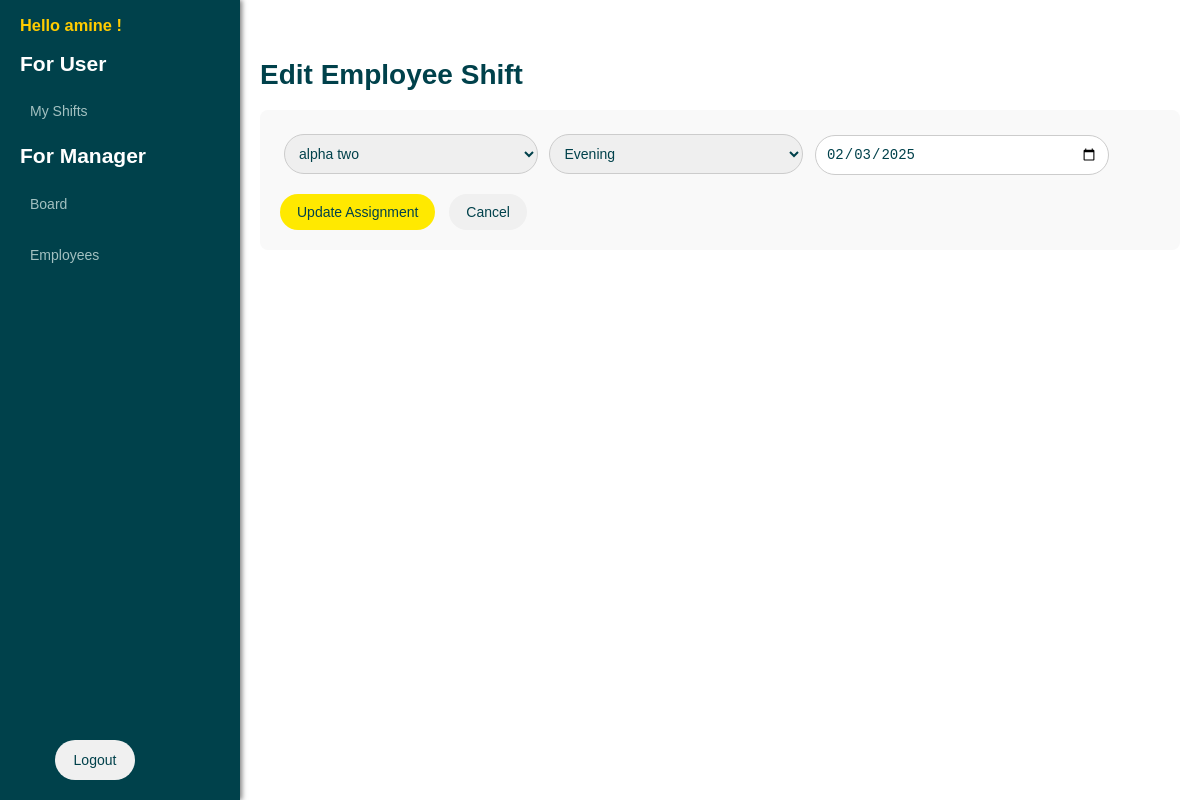
The app's page /employee_shifts/edit/52 (signed in) with its own data.
### tables this page shows
CREATE TABLE "users" (
            id INTEGER PRIMARY KEY AUTOINCREMENT,
            username TEXT NOT NULL UNIQUE,
            password_hash TEXT NOT NULL,
            employee_id INTEGER,
            is_active BOOLEAN NOT NULL DEFAULT 1,
            role TEXT NOT NULL DEFAULT 'adc_employee',
            FOREIGN KEY (employee_id) REFERENCES "employees_old"(id) ON DELETE SET NULL
        );

CREATE TABLE employee_shift (
                id INTEGER PRIMARY KEY AUTOINCREMENT,
                employee_id INTEGER NOT NULL,
                shift_id INTEGER NOT NULL,
                date DATE NOT NULL,
                actual_start_time TIME,
                actual_end_time TIME,
                overtime_hours TEXT DEFAULT '00:00',
                request_status TEXT DEFAULT 'NONE', start_time TEXT DEFAULT '00:00', end_time TEXT DEFAULT '00:00', shift_type TEXT DEFAULT 'Regular', custom_details TEXT DEFAULT NULL, approval_status TEXT DEFAULT 'Approved',
                FOREIGN KEY (employee_id) REFERENCES "employees_old"(id),
                FOREIGN KEY (shift_id) REFERENCES shifts(id)
            );

CREATE TABLE "shifts" (
            id INTEGER PRIMARY KEY AUTOINCREMENT,
            name TEXT NOT NULL,
            start_time TEXT,
            end_time TEXT,
            bg_color TEXT NOT NULL,
            text_color TEXT DEFAULT '#000000',
            is_active BOOLEAN NOT NULL DEFAULT 1
        );

### app/routes/employee_shift.py (the view, shortened to what this page needs)
@employee_shift_bp.route('/edit/<int:id>', methods=['GET', 'POST'])
def edit_assignment(id):
    employee_shift = employee_shift_service.get_employee_shift(id)
    employees = employee_service.get_all_employees()
    shifts = shift_service.get_all_shifts()
    return render_template('employee_shifts/edit_employee_shift.html',
                           employee_shift=employee_shift,
                           employees=employees,
                           shifts=shifts)

### app/database/db.py (called while the page is built)
def get_db():
    db = sqlite3.connect(Config.DATABASE)
    db.row_factory = sqlite3.Row
    return db

### app/models/employee.py (called while the page is built)
    @property
    def fullname(self):
        return f'{self.first} {self.last}'

### app/models/user.py (called while the page is built)
    @property
    def is_authenticated(self):
        return True

    def is_manager(self):
        return self.role == 'manager'

### app/services/employee_service.py (called while the page is built)
def get_all_employees():
    db = get_db()
    try:
        rows = db.execute('SELECT * FROM employees').fetchall()
        return [Employee(row['first_name'], row['last_name'], row['team'], row['id']) for row in rows]
    except Exception as e:
        print(f"Error fetching employees: {e}")
        return []
    finally:
        db.close()

### app/services/shift_service.py (called while the page is built)
def get_all_shifts():
    db = get_db()
    try:
        rows = db.execute('SELECT * FROM shifts').fetchall()
        return [
            Shift(row['name'], row['bg_color'], row['text_color'], row['start_time'], row['end_time'],
                  row['id'], row['is_active']) for row in rows
        ]
    except Exception as e:
        print(f"Error fetching shifts: {e}")
        return []
    finally:
        db.close()

### app/services/user_service.py (called while the page is built)
def get_user_by_id(user_id):
    db = get_db()
    try:
        row = db.execute('SELECT * FROM users WHERE id = ?', (user_id, )).fetchone()
        if row:
            print(f"User data: id={row[0]}, username={row[1]}, employee_id={row[3]}, is_active={row[4]}, role={row[5]}")
            return User(row[0], row[1], row[2], row[3], row[4], row[5])
    except Exception as e:
        print("get_user_by_id: User not found")
        return False
    finally:
        db.close()

### app/utils/time_utils.py (called while the page is built)
def format_time(time_str):
    if time_str:
        time_obj = datetime.strptime(time_str, '%H:%M')
        return time_obj.strftime('%I:%M %p')
    return None

### app/templates/employee_shifts/edit_employee_shift.html
{% extends 'layout.html' %}
{% block title %}<h1>Edit Employee Shift</h1>{% endblock %}
{% block content %}
<form action="{{ url_for('employee_shift.edit_assignment', id=employee_shift.employee_shift.id) }}" method="post">
    <div class="form-group">
        <select name="employee_id" required>
            {% for employee in employees %}
                <option value="{{ employee.id }}" {% if employee.id == employee_shift.employee_shift.employee_id %}selected{% endif %}>
                    {{ employee.fullname }}
                </option>
            {% endfor %}
        </select>
        <select name="shift_id" required>
            {% for shift in shifts %}
                <option value="{{ shift.id }}" {% if shift.id == employee_shift.employee_shift.shift_id %}selected{% endif %}>
                    {{ shift.name }}
                </option>
            {% endfor %}
        </select>
        <input type="date" name="date" value="{{ employee_shift.employee_shift.date }}" required>
    </div>
    <button type="submit">Update Assignment</button>
    <a href="{{ url_for('employee_shift.index') }}" class="cancel-button">Cancel</a>
</form>
{% endblock %}

### app/templates/sidebar.html (shortened to what this page needs)
<div class="sidebar">
    <h3>Hello {{ current_user.username }} !</h3>
    <h2>For User</h2>
    <ul>
        <li><a href="{{ url_for('my_shifts.index') }}" class="{% if active == 'my_shifts' %}active{% endif %} menu-item">My Shifts</a></li>
    </ul>
    <h2>For Manager</h2>
    <ul>
        <li><a href="{{ url_for('board.index') }}" class="{% if active == 'board' %}active{% endif %} menu-item">Board</a></li>
        <li><a href="{{ url_for('employees.index') }}" class="{% if active == 'employees' %}active{% endif %} menu-item">Employees</a></li>
    </ul>
    <div class="logout">
        {% if current_user.is_authenticated %}
            <a href="{{ url_for('auth.logout') }}" class="logout-button" title="Logout">Logout</a>
        {% else %}
            <a href="{{ url_for('auth.login') }}">Login</a>
        {% endif %}
    </div>
</div>

### app/static/css/styles.css (style rules this page uses)
body { font-family: 'Arial', sans-serif; margin: 0; padding: 0; background-color: #ffffff; color: #00414B; }
h1, h2, h3, p { color: #00414B; }

### app/static/css/button.css (style rules this page uses)
form button, .delete-button, .cancel-button, .edit-button, .logout-button, .yellow-button, .blue-button { border-radius: 25px; border: none; cursor: pointer; text-decoration: none; display: inline-block; }
form button { background-color: #FFE900; color: #00414B; }
.cancel-button, .edit-button, .logout-button { background-color: #f0f0f0; color: #00414B; margin-left: 10px; }

### app/static/css/form.css (style rules this page uses)
form { background-color: #f9f9f9; padding: 20px; border-radius: 8px; }
.form-group { margin-bottom: 15px; }
form input[type="text"], form input[type="password"], form input[type="date"], form input[type="time"], form select { font-size: 14px; color: #00414B; width: calc(100% - 20px); max-width: calc(30ch + 20px); padding: 10px; margin: 4px; border-radius: 25px; border: 1px solid #ccc; }

### app/static/css/list.css (style rules this page uses)
ul { list-style-type: none; padding: 0; margin: 0; width: 95% ; }

### app/static/css/login.css (style rules this page uses)
ul { list-style-type: none; padding-left: 0; }
.logout { max-width: 140px; margin-top: auto; margin-bottom: 20px; text-align: center; }
.logout-button { border: 2px solid transparent; transition: all 0.2s ease; }
.logout a { color: #00414B; text-decoration: none; }

### app/static/css/sidebar.css (style rules this page uses)
.sidebar { width: 200px; background-color: #00414B; padding: 0 20px; box-shadow: 2px 0 5px rgba(0, 0, 0, 0.5); flex-shrink: 0; display: flex; flex-direction: column; justify-content: space-between; position: sticky; top: 0; height: 100vh; }
.sidebar h2, p { margin-top: 0; color: #ffffff; }
.sidebar h3 { color: #ffcc00; }
.sidebar ul { list-style-type: none; padding: 0; }
.sidebar ul li { margin-bottom: 15px; }
.sidebar ul li a { text-decoration: none; color: #A3C1C1; padding: 10px; display: block; border-radius: 5px; transition: background-color 0.3s ease; }

### app/static/css/media.css (style rules this page uses)
@media screen and (min-width: 1024px) and (max-width: 1366px) { body, form button { font-size: 14px; } }
@media screen and (min-width: 1024px) and (max-width: 1366px) { form button, .delete-button, .cancel-button, .edit-button, .logout-button, .yellow-button, .blue-button { padding: 10px 17px; } }

### records on screen
users: username "amine"
employee_shift: employee_id "alpha two", shift_id "Evening", date "02/03/2025"
